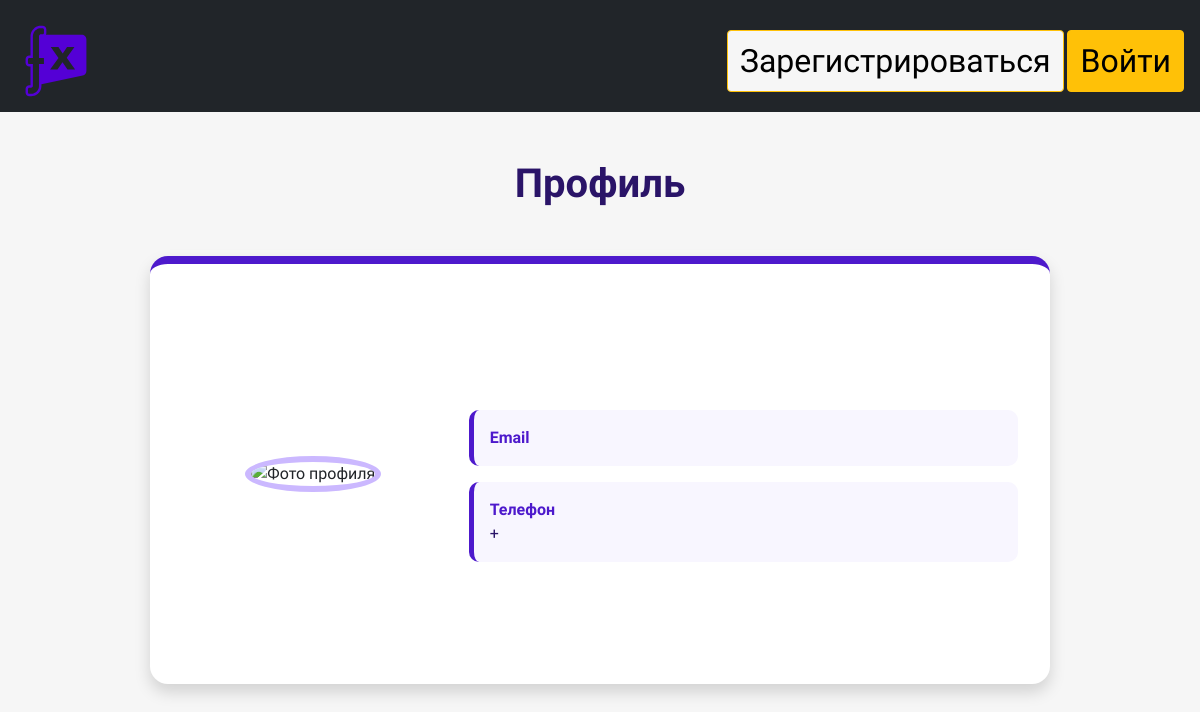
The app's page /profile/12, older data.
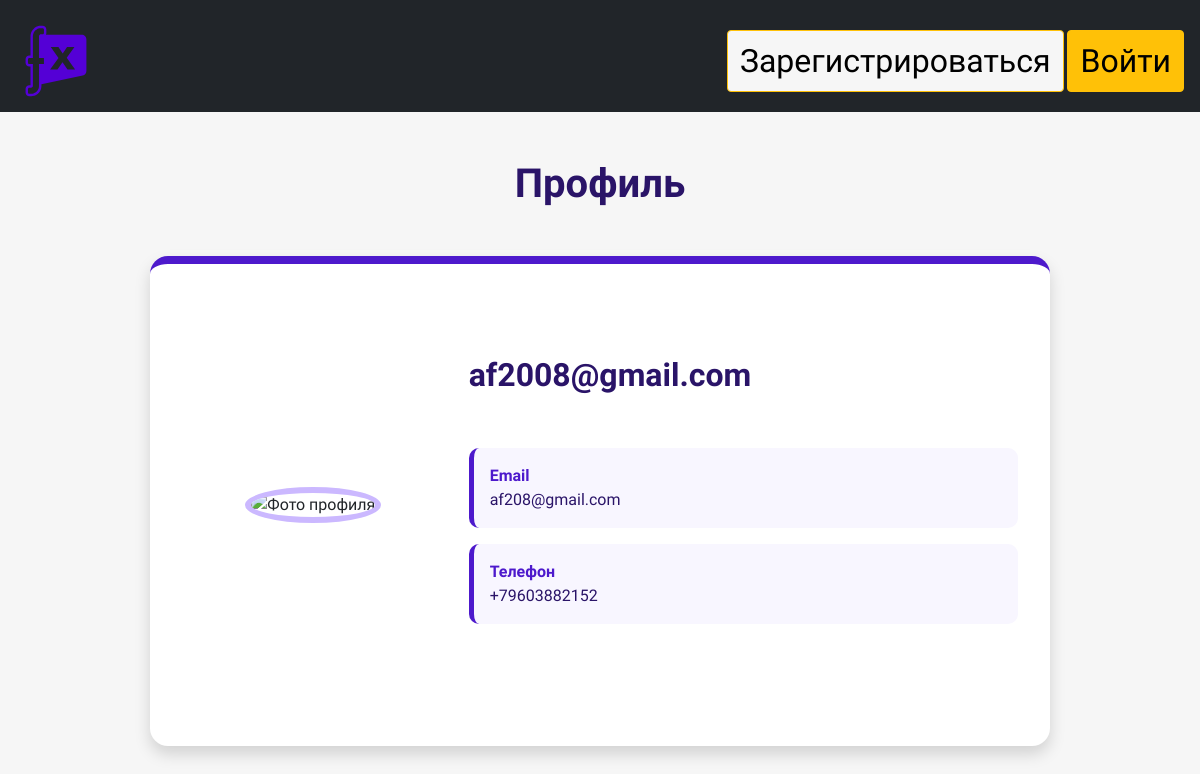
The same page, newer data.
### data/user.py (models this page shows, shortened)
class Users(SqlAlchemyBase, UserMixin, SerializerMixin):  # модель для работы с таблицей users
    __tablename__ = 'users'
    id = sqlalchemy.Column(sqlalchemy.Integer,
                           primary_key=True, autoincrement=True)
    login = sqlalchemy.Column(sqlalchemy.String, nullable=True, unique=True)
    email = sqlalchemy.Column(sqlalchemy.String,
                              index=True, unique=True, nullable=True)
    photo = sqlalchemy.Column(sqlalchemy.String, nullable=True)
    phone_number = sqlalchemy.Column(sqlalchemy.String, nullable=True)
    hashed_password = sqlalchemy.Column(sqlalchemy.String, nullable=True)
    created_date = sqlalchemy.Column(sqlalchemy.DateTime,
                                     default=datetime.datetime.now)

### main.py (the view)
@app.route('/profile/<int:id>')  # обработчик профиля пользователя
def profile(id):
    session = db_session.create_session()
    user = session.query(Users).filter(Users.id == id).first()
    photo = session.query(Users).all()
    return render_template('profile.html', title='Профиль', user=user, photos=photo,
                           css1=url_for('static', filename='css/style_profile.css'))

### data/db_session.py (called while the page is built)
def create_session() -> Session:
    global __factory
    return __factory()

### templates/profile.html (shortened to what this page needs)
{% extends "base.html" %}
{% block styles %}
<link rel="stylesheet"
      href="{{ url_for('static', filename='css/style_profile.css') }}">
{% endblock %}
{% block content %}
<div class="container py-5">
    <h1 class="text-center profile-title mb-5">
        Профиль
    </h1>
    <div class="profile-card mx-auto shadow">
        <div class="row align-items-center g-4">
            <div class="col-md-4 text-center">
                <img
                    class="profile-image"
                    src="/{{ user.photo }}"
                    alt="Фото профиля">
            </div>
            <div class="col-md-8">
                <h2 class="username">
                    {{ user.login }}
                </h2>
                <div class="profile-info mt-4">
                    <div class="info-item">
                        <strong>Email</strong><br>
                        {{ user.email }}
                    </div>
                    <div class="info-item">
                        <strong>Телефон</strong><br>
                        +{{ user.phone_number }}
                    </div>
                </div>
            </div>
        </div>
    </div>
</div>
{% endblock %}

Row changes from the older to the newer data that the page shows:
added Users: login "af2008@gmail.com", email "af208@gmail.com", phone_number "79603882152"
